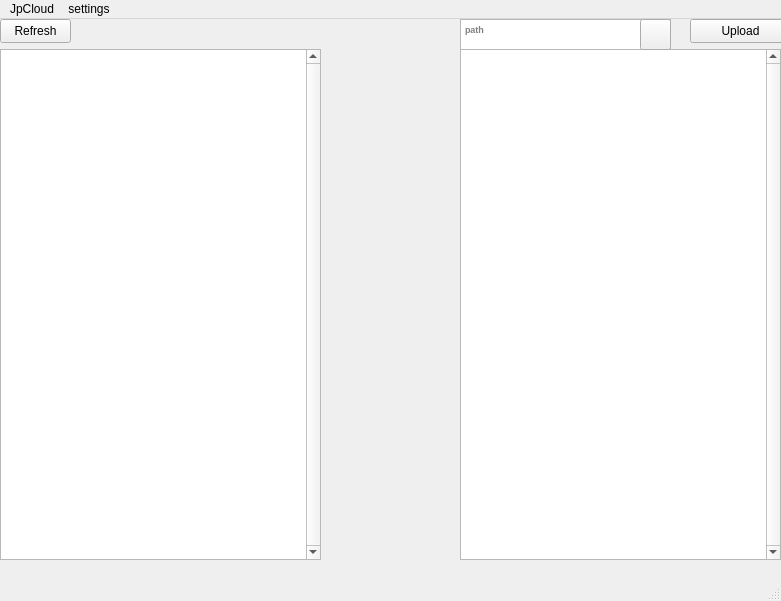
<?xml version="1.0" encoding="UTF-8"?>
<ui version="4.0">
 <class>MainWindow</class>
 <widget class="QMainWindow" name="MainWindow">
  <property name="geometry">
   <rect>
    <x>0</x>
    <y>0</y>
    <width>781</width>
    <height>601</height>
   </rect>
  </property>
  <property name="windowTitle">
   <string>MainWindow</string>
  </property>
  <widget class="QWidget" name="centralwidget">
   <widget class="QListWidget" name="cloudFileList">
    <property name="geometry">
     <rect>
      <x>460</x>
      <y>30</y>
      <width>321</width>
      <height>511</height>
     </rect>
    </property>
    <property name="font">
     <font>
      <pointsize>10</pointsize>
     </font>
    </property>
    <property name="verticalScrollBarPolicy">
     <enum>Qt::ScrollBarPolicy::ScrollBarAlwaysOn</enum>
    </property>
    <property name="horizontalScrollBarPolicy">
     <enum>Qt::ScrollBarPolicy::ScrollBarAlwaysOff</enum>
    </property>
    <property name="editTriggers">
     <set>QAbstractItemView::EditTrigger::CurrentChanged|QAbstractItemView::EditTrigger::DoubleClicked|QAbstractItemView::EditTrigger::EditKeyPressed|QAbstractItemView::EditTrigger::SelectedClicked</set>
    </property>
   </widget>
   <widget class="QPushButton" name="UploadButton">
    <property name="geometry">
     <rect>
      <x>690</x>
      <y>0</y>
      <width>101</width>
      <height>24</height>
     </rect>
    </property>
    <property name="text">
     <string>Upload</string>
    </property>
   </widget>
   <widget class="QTextEdit" name="pathInput">
    <property name="geometry">
     <rect>
      <x>460</x>
      <y>0</y>
      <width>211</width>
      <height>31</height>
     </rect>
    </property>
    <property name="font">
     <font>
      <pointsize>7</pointsize>
      <bold>true</bold>
     </font>
    </property>
    <property name="placeholderText">
     <string>path</string>
    </property>
   </widget>
   <widget class="QPushButton" name="SelectFile">
    <property name="geometry">
     <rect>
      <x>640</x>
      <y>0</y>
      <width>31</width>
      <height>31</height>
     </rect>
    </property>
    <property name="text">
     <string/>
    </property>
    <property name="icon">
     <iconset theme="QIcon::ThemeIcon::DocumentSaveAs"/>
    </property>
   </widget>
   <widget class="QListWidget" name="cloudFileList_2">
    <property name="geometry">
     <rect>
      <x>0</x>
      <y>30</y>
      <width>321</width>
      <height>511</height>
     </rect>
    </property>
    <property name="font">
     <font>
      <pointsize>10</pointsize>
     </font>
    </property>
    <property name="verticalScrollBarPolicy">
     <enum>Qt::ScrollBarPolicy::ScrollBarAlwaysOn</enum>
    </property>
    <property name="horizontalScrollBarPolicy">
     <enum>Qt::ScrollBarPolicy::ScrollBarAlwaysOff</enum>
    </property>
    <property name="editTriggers">
     <set>QAbstractItemView::EditTrigger::CurrentChanged|QAbstractItemView::EditTrigger::DoubleClicked|QAbstractItemView::EditTrigger::EditKeyPressed|QAbstractItemView::EditTrigger::SelectedClicked</set>
    </property>
    <property name="dragDropMode">
     <enum>QAbstractItemView::DragDropMode::DragOnly</enum>
    </property>
    <property name="verticalScrollMode">
     <enum>QAbstractItemView::ScrollMode::ScrollPerPixel</enum>
    </property>
    <property name="horizontalScrollMode">
     <enum>QAbstractItemView::ScrollMode::ScrollPerPixel</enum>
    </property>
   </widget>
   <widget class="QPushButton" name="RefreshButton">
    <property name="geometry">
     <rect>
      <x>0</x>
      <y>0</y>
      <width>71</width>
      <height>24</height>
     </rect>
    </property>
    <property name="text">
     <string>Refresh</string>
    </property>
    <property name="icon">
     <iconset theme="QIcon::ThemeIcon::ViewRefresh"/>
    </property>
   </widget>
  </widget>
  <widget class="QMenuBar" name="menubar">
   <property name="geometry">
    <rect>
     <x>0</x>
     <y>0</y>
     <width>781</width>
     <height>33</height>
    </rect>
   </property>
   <widget class="QMenu" name="menuJpCloud">
    <property name="title">
     <string>JpCloud</string>
    </property>
    <addaction name="actiondisconnect"/>
    <addaction name="actionexit"/>
    <addaction name="actionconnect"/>
   </widget>
   <widget class="QMenu" name="menusettings">
    <property name="title">
     <string>settings</string>
    </property>
    <addaction name="actionopensettings"/>
   </widget>
   <addaction name="menuJpCloud"/>
   <addaction name="menusettings"/>
  </widget>
  <widget class="QStatusBar" name="statusbar"/>
  <action name="actiondisconnect">
   <property name="text">
    <string>connect</string>
   </property>
  </action>
  <action name="actionexit">
   <property name="text">
    <string>disconnect</string>
   </property>
  </action>
  <action name="actionconnect">
   <property name="text">
    <string>exit</string>
   </property>
  </action>
  <action name="actionopensettings">
   <property name="text">
    <string>opensettings</string>
   </property>
  </action>
 </widget>
 <resources/>
 <connections/>
</ui>
